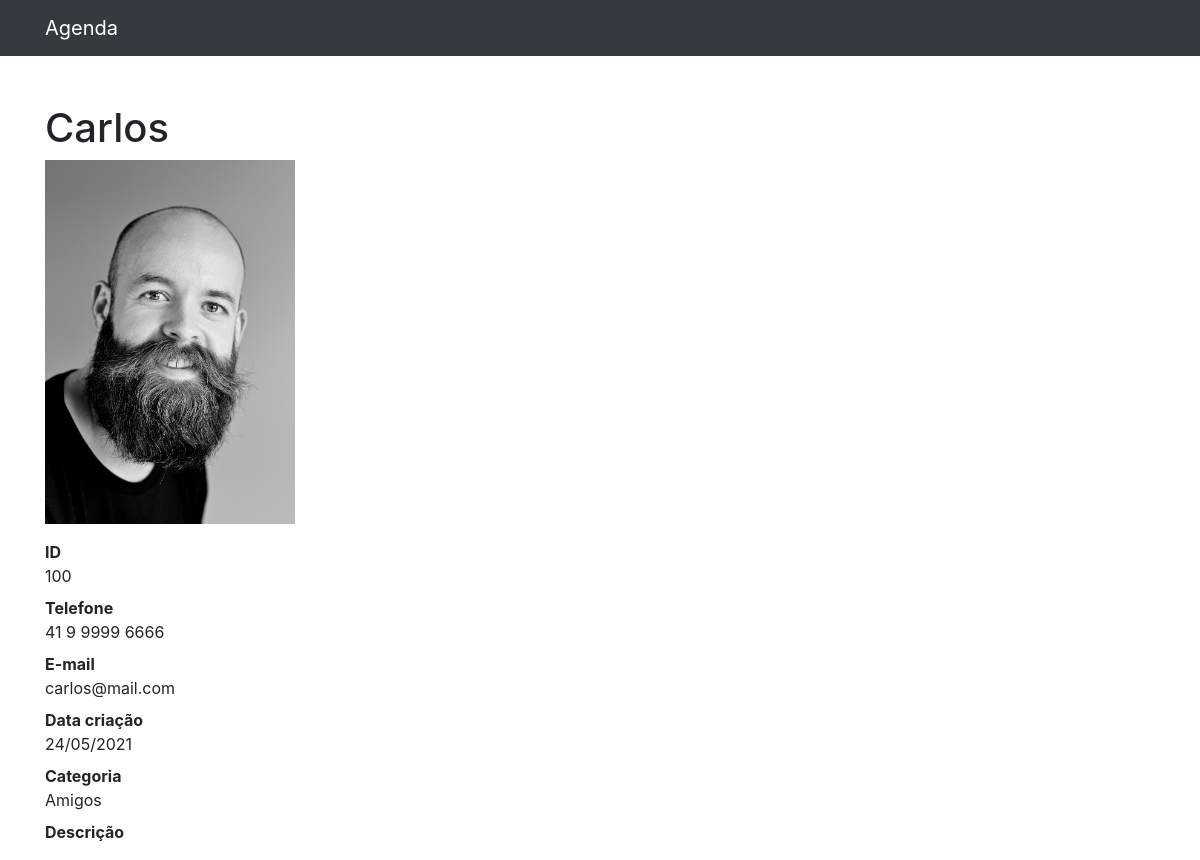
/4, run on the app's committed database.
### contatos/models.py (models this page shows, shortened)
class Contato(models.Model):
    nome = models.CharField(max_length=255)
    sobrenome = models.CharField(max_length=255, blank=True)
    telefone = models.CharField(max_length=20)
    email = models.EmailField(max_length=100, blank=True)
    data_criacao = models.DateTimeField(default=timezone.now)
    descricao = models.TextField(blank=True)
    categoria = models.ForeignKey(Categoria, on_delete=models.DO_NOTHING)
    foto = models.ImageField(blank=True, upload_to='fotos/%Y/%m/')

class Categoria(models.Model):
    nome = models.CharField(max_length=255)
    def __str__(self):
        return self.nome

### contatos/views.py (the view)
# urls.py: path('<int:id_contato>', views.detalhes, name='detalhes'),
def detalhes(request, id_contato):
    contato = get_object_or_404(Contato, id=id_contato)
    return render(request, 'contatos/detalhes.html', {
        'contato': contato
    })

### contatos/templates/contatos/detalhes.html (shortened to what this page needs)
{%extends 'base.html'%}
{%block conteudo%}
<h1 class="mt-5">{{contato.nome}} {{contato.sobrenome}}</h1>
{%if contato.foto%}
  <p>
    <img src="{{contato.foto.url}}" style="max-width: 250px; height: auto;">
  </p>
{%endif%}
<dl>
  <dt>ID</dt>
  <dd>100</dd>
  <dt>Telefone</dt>
  <dd>{{contato.telefone}}</dd>
  <dt>E-mail</dt>
  <dd>{{contato.email}}</dd>
  <dt>Data criação</dt>
  <dd>{{contato.data_criacao|date:'d/m/Y'}}</dd>
  <dt>Categoria</dt>
  <dd>{{contato.categoria}}</dd>
  <dt>Descrição</dt>
</dl>
{%endblock%}

### data on the page
Contato: nome "Carlos", foto (picture), telefone "41 9 9999 6666", email "carlos@mail.com", data_criacao "24/05/2021", categoria "Amigos"
